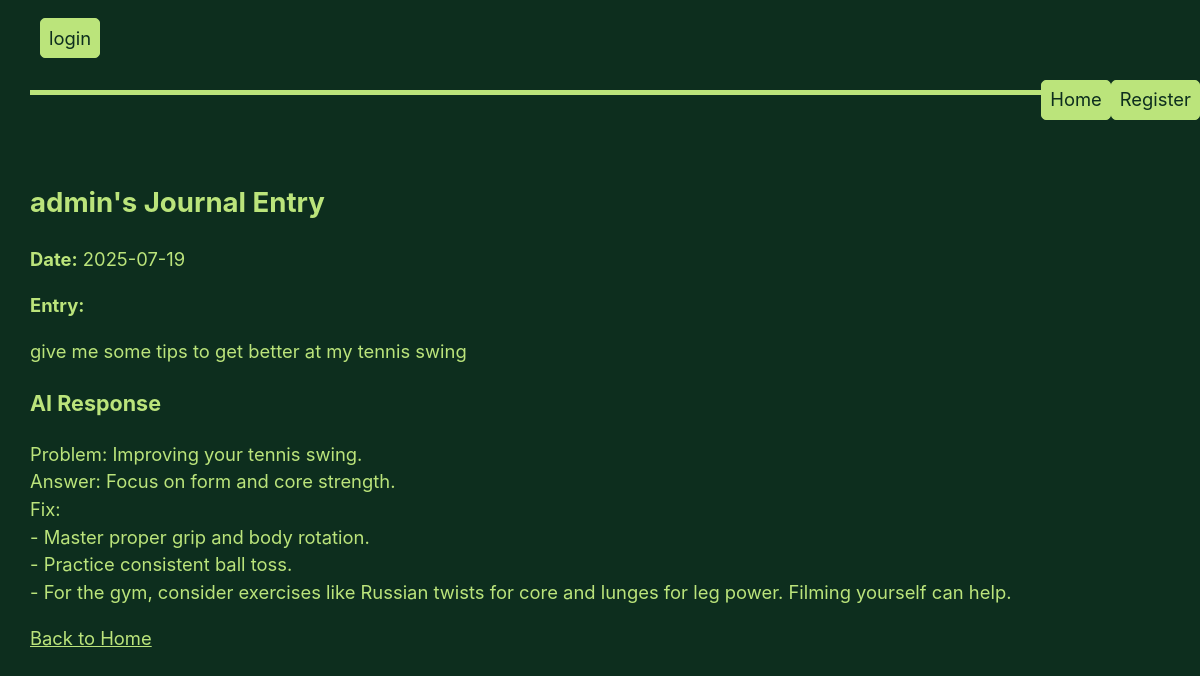
Page /journal/37/ on the committed database.
### app/models.py (models this page shows, shortened)
class Journal(models.Model):
    author=models.CharField(max_length=60)
    created_on = models.DateTimeField(auto_now_add=True)
    entry = models.TextField()
    response = models.TextField(blank=True, null=True)
    user = models.ForeignKey(User, on_delete=models.CASCADE)
    class Meta:
        verbose_name = "Journal"
        verbose_name_plural = "Journals"

### app/views.py (the view)
# urls.py: path("journal/<int:pk>/", views.journal_detail, name="journal_detail"),
def journal_detail(request, pk):
    journal = get_object_or_404(Journal, pk=pk)
    context = {
        'journal': journal,
        'user': request.user,
    }
    return render(request, "app/journal_detail.html", context)

### app/templates/app/journal_detail.html (shortened to what this page needs)
{% extends "base.html" %}
{% block page_content %}
<h2>{{ journal.author }}'s Journal Entry</h2>
<p><strong>Date:</strong> {{ journal.created_on|date:"Y-m-d" }}</p>
<p><strong>Entry:</strong></p>
<p>{{ journal.entry }}</p>
{% if journal.response %}
    <h3>AI Response</h3>
    <p>{{ journal.response | linebreaks }}</p>
{% else %}
    <p>No AI response available.</p>
{% endif %}
<a href="{% url 'index' %}" class="btn btn-secondary">Back to Home</a>
{% endblock page_content %}

### app/static/style.css (style rules this page uses)
a, a:visited { color: var(--accent); }

### rows in the picture
Journal: author "admin", created_on "2025-07-19", entry "give me some tips to get better at my tennis swing", response "Problem: Improving your tennis swing. Answer: Focus on form and core strength. Fix: - Master proper grip and body rotation. - Practice consistent ball toss. - For the gym, consider exercises like Russian twists for core and lunges for leg power. Filming yourself can help."
